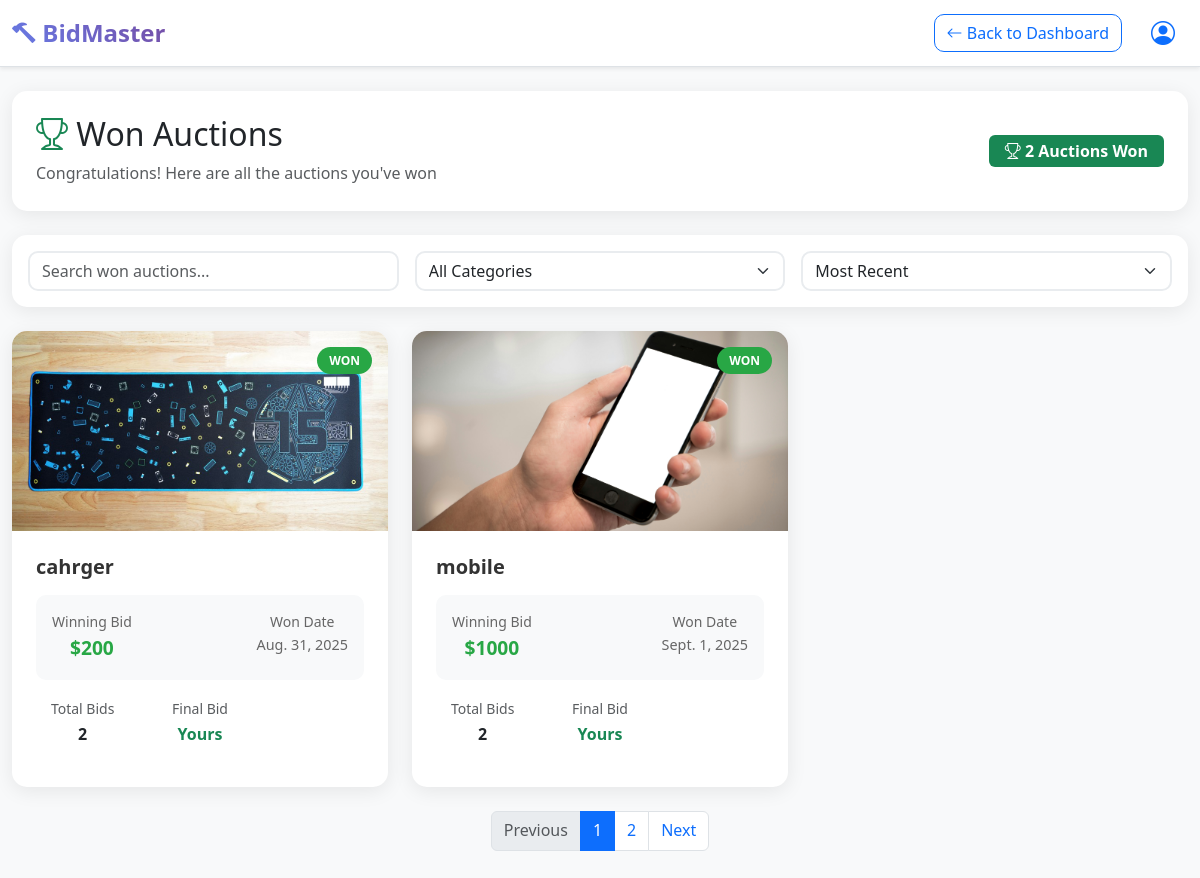
Before: /winnings/2 with the older database file.
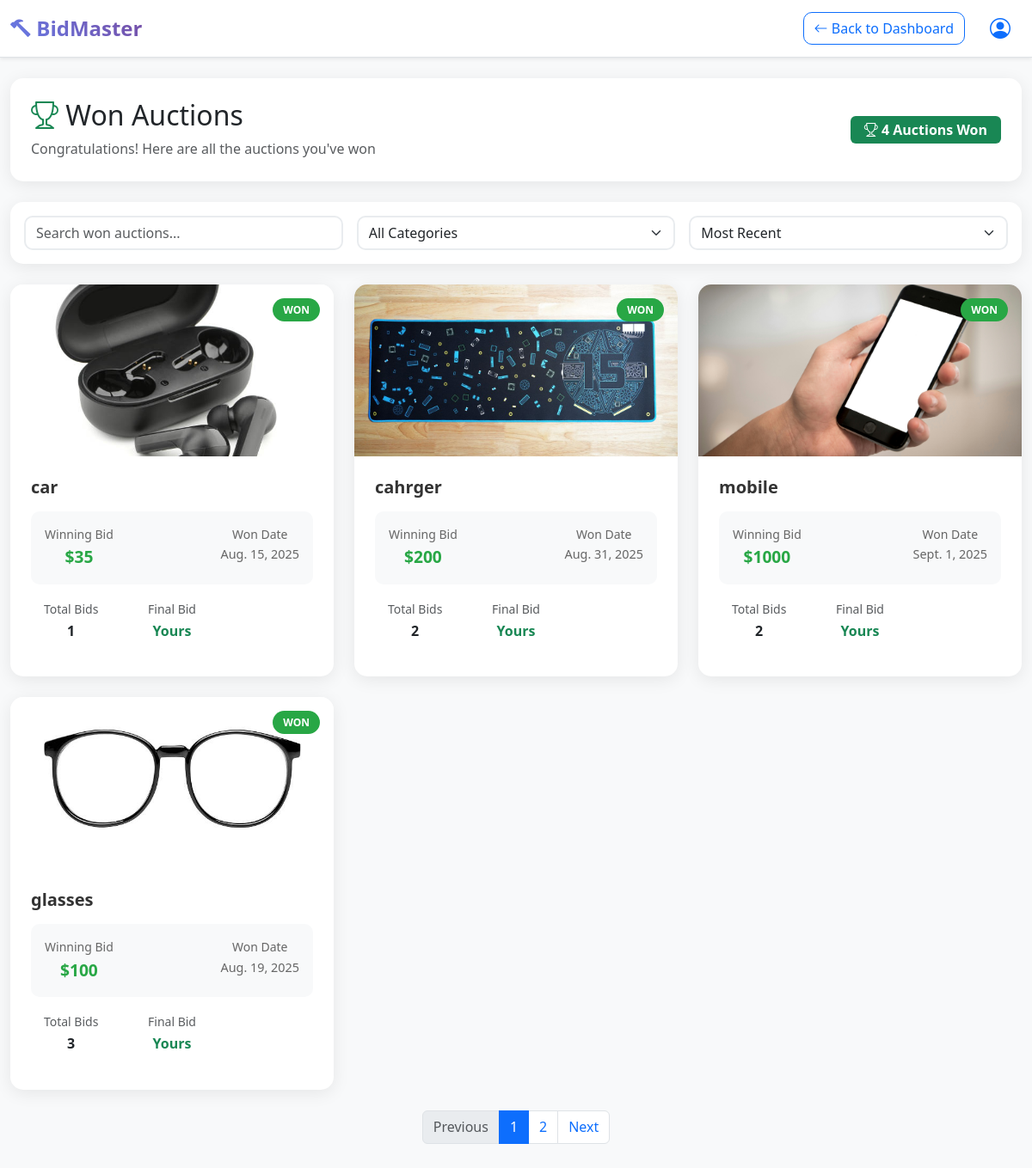
After: the same page with the newer database file.
### accounts/models.py (models this page shows, shortened)
class Products (models.Model):
    product_id=models.AutoField(primary_key=True)
    product_name=models.CharField(max_length=50,default='')
    product_category=models.CharField(max_length=50,default='')
    product_desc=models.CharField(max_length=1000,default='')
    product_pub_date=models.DateField(default=date.today)
    product_end_date=models.DateField(default=ten_days_later)
    product_image=models.ImageField(upload_to='auctions/images',default='')
    product_start_price= models.IntegerField(default=0)
    product_current_price= models.IntegerField(default=0)
    product_end_price=models.IntegerField(default=0)
    product_mid_price=models.IntegerField(default=0)
    product_owner=models.IntegerField(default=0)
    product_winner=models.CharField(default=-1)
    product_winner_id=models.IntegerField(default=-1)
    product_bidders=models.CharField(max_length=200,default='')
    product_status=models.CharField(max_length=50,default='pending')
    product_bids_count=models.IntegerField(default=0)

### accounts/views.py (the view)
# urls.py: path('winnings/<int:member_id>', views.winnings,name='winnings'),
def winnings(request,member_id):
    products=Products.objects.filter(product_status='sold',product_winner_id=member_id)
    if len(products)>0:
        true=True
    else:
        true=False
    win=len(products)
    return render(request,'accounts/bidderWonAuctions.html',{'id':member_id,'win':win,'true':true,'products':products})

### accounts/templates/accounts/bidderWonAuctions.html (shortened to what the changed rows need)
<!DOCTYPE html>
<html lang="en">
<head>
    <link href="https://cdn.jsdelivr.net/npm/bootstrap@5.3.0/dist/css/bootstrap.min.css" rel="stylesheet">
    <link href="https://cdn.jsdelivr.net/npm/bootstrap-icons@1.10.0/font/bootstrap-icons.css" rel="stylesheet">
</head>
<body class="bg-light">
    <div class="container-fluid py-4">
        <div class="row mb-4">
            <div class="col-12">
                <div class="page-header p-4">
                    <div class="row align-items-center">
                        <div class="col-md-8">
                            <h1 class="h2 mb-2">
                                <i class="bi bi-trophy text-success"></i>
                                Won Auctions
                            </h1>
                        </div>
                        <div class="col-md-4 text-md-end">
    <span class="badge bg-success fs-6 px-3 py-2">
        <i class="bi bi-trophy"></i> {{ win }} Auctions Won
    </span>
</div>
                    </div>
                </div>
            </div>
        </div>
        <div class="row g-4" id="auctionsGrid">
             {% for product in products %}
            <div class="col-lg-4 col-md-6" data-category="watches" data-price="2850" data-date="2024-03-15">
                <div class="card auction-card h-100">
                    <div class="auction-image">
                        <img src="{{product.product_image.url}}" class="card-img-top" alt="Vintage Watch">
                        <div class="auction-status">WON</div>
                    </div>
                    <div class="card-body auction-details">
                        <h5 class="card-title">{{product.product_name}}</h5>
                        <div class="auction-meta">
                            <div>
                                <small>Winning Bid</small>
                                <div class="winning-price">${{product.product_current_price}}</div>
                            </div>
                            <div>
                                <small>Won Date</small>
                                <div class="won-date">{{product.product_end_date}}</div>
                            </div>
                        </div>
                        <div class="mb-3">
                            <div class="row text-center">
                                <div class="col-4">
                                    <small class="text-muted">Total Bids</small>
                                    <div class="fw-bold">{{product.product_bids_count}}</div>
                                </div>
                                <div class="col-4">
                                    <small class="text-muted">Final Bid</small>
                                    <div class="fw-bold text-success">Yours</div>
                                </div>
                            </div>
                        </div>
                    </div>
                </div>
            </div>
        {% endfor %}
        </div>
    </div>
</body>
</html>

Changed rows visible on the page:
now on this page (row edited): Products: product_image (picture), product_name "car", product_current_price "35", product_end_date "Aug. 15, 2025", product_bids_count "1"
now on this page (row edited): Products: product_image (picture), product_name "glasses", product_current_price "100", product_end_date "Aug. 19, 2025", product_bids_count "3"
Other visible differences:
{{ win }}: "2" → "4"
